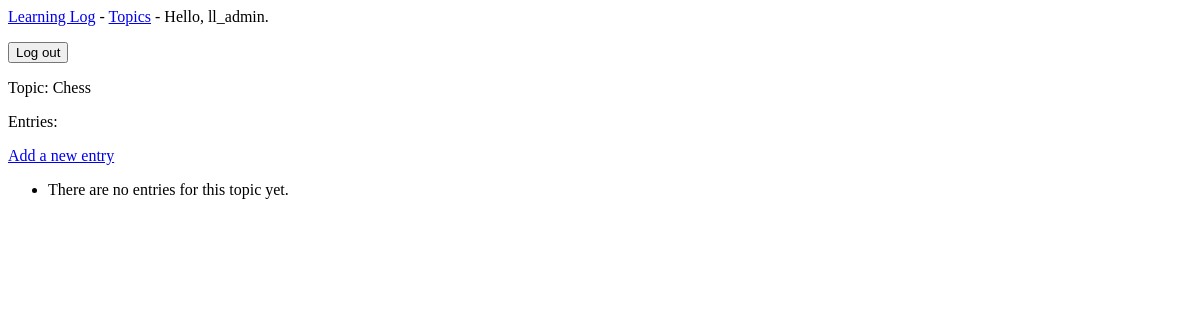
Before: /topics/1/ (signed in) with the older database file.
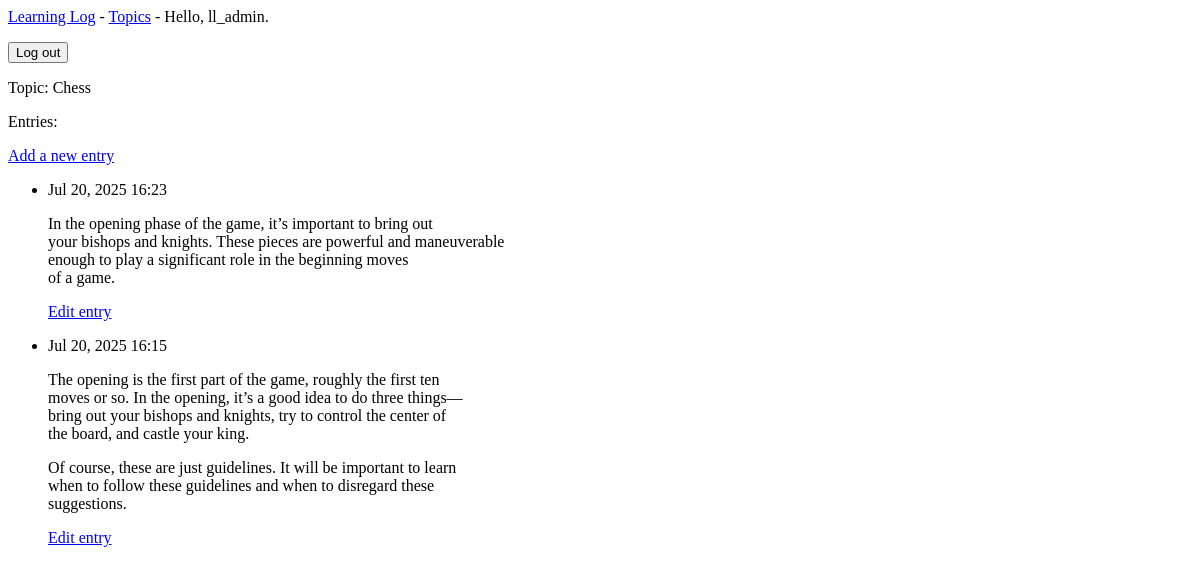
After: the same page with the newer database file.
### learning_logs/models.py (models this page shows, shortened)
class Topic(models.Model):
    text = models.CharField(max_length=200)
    date_added = models.DateTimeField(auto_now_add=True)
    owner = models.ForeignKey(User, on_delete=models.CASCADE) # 2. Add the owner field
    def __str__(self):
        return self.text

class Entry(models.Model):
    topic = models.ForeignKey(Topic, on_delete=models.CASCADE)
    """ on_delete=models.CASCADE means that if the related Topic instance is deleted,
    all related Entry instances will also be deleted."""
    text = models.TextField()
    date_added = models.DateTimeField(auto_now_add=True)
    class Meta:
        verbose_name_plural = 'entries'

### learning_logs/views.py (the view)
# urls.py: path('topics/<int:topic_id>/', views.topic, name='topic'),
@login_required
def topic(request, topic_id):
    topic = get_object_or_404(Topic, id=topic_id, owner=request.user)
    entries = topic.entry_set.order_by('-date_added')
    context = {'topic': topic, 'entries': entries}
    return render(request, 'learning_logs/topic.html', context)

### learning_logs/templates/learning_logs/topic.html
{% extends 'learning_logs/base.html' %}
{% block content %}
  <p>Topic: {{ topic }}</p>
  <p>Entries:</p>
  <p>
    <a href="{% url 'learning_logs:new_entry' topic.id %}">Add a new entry</a>
  </p>
  <ul>
    {% for entry in entries %}
      <li>
        <p>{{ entry.date_added|date:"M d, Y H:i" }}</p>
        <p>{{ entry.text|linebreaks }}</p>
        <p><a href="{% url 'learning_logs:edit_entry' entry.id %}">Edit entry</a></p>
      </li>
    {% empty %}
      <li>There are no entries for this topic yet.</li>
    {% endfor %}
  </ul>
{% endblock content %}

### learning_logs/templates/learning_logs/base.html (shortened to what this page needs)
<p>
  <a href="{% url 'learning_logs:index' %}">Learning Log</a> -
  <a href="{% url 'learning_logs:topics' %}">Topics</a> -
  {% if user.is_authenticated %}
    Hello, {{ user.username }}.
    <form action="{% url 'users:logout' %}" method="post" style="display: inline;">
        <button type="submit" class="btn btn-link">Log out</button>
    </form>
  {% else %}
    <a href="{% url 'users:register' %}">Register</a> -
    <a href="{% url 'users:login' %}">Log in</a>
  {% endif %}
</p>
{% block content %}{% endblock content %}

Changed rows visible on the page:
added Entry: date_added "Jul 20, 2025 16:23", text "In the opening phase of the game, it’s important to bring out your bishops and knights. These pieces are powerful and maneuverable enough to play a significant role in the beginning moves of a game."
added Entry: date_added "Jul 20, 2025 16:15", text "The opening is the first part of the game, roughly the first ten moves or so. In the opening, it’s a good idea to do three things— bring out your bishops and knights, try to control the center of the board, and castle your king. Of course, these are just guidelines. It will be important to learn when to follow these guidelines and when to disregard these suggestions."
Other visible differences:
text no longer shown: "There are no entries for this topic yet."
